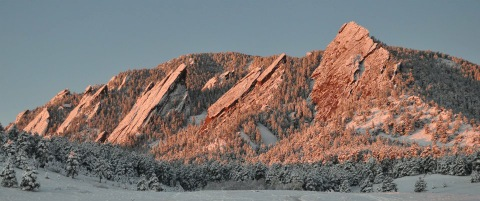
%> input picture mat/photo1.jpg, 480 x 201 px
$ octave --eval "result = vshift('photo1.jpg');"   (GNU Octave 9; MATLAB toolbox functions it lacks are replaced by stand-ins)
%> lines starting %> are read from the running program, lines starting %| are printed output that depends on the picture; in (x1, y1, x2, y2) boxes, pixels count from 0 and x2, y2 are one past the last pixel; in counts of white or black regions, pixels touching at a corner belong together; the program's own positions count from 1
function [vshifted_image] = vshift(image)
%> called with image = 'photo1.jpg'

% r is the number of rows we want to shift by
r = 100;

% read in the image and make it a nice little matrix
image_matrix=double(imread(image));

% get the dimensions of the matrix
[rows, cols] = size(image_matrix);
%> rows = 201; cols = 1440

% get the largest dimension for the identity matrix
n = min(rows, cols);
%> n = 201

% Preallocate for the id matrix:
T = zeros(n,n);

% generate a generic identity matrix
id = eye(n);

%fill in the first c cols of T with the last c cols of id
T(1:r,:)=id(n-(r-1):n,:);
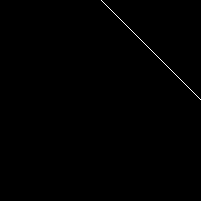
%> T: size 201x201 double; values 0 (black) and 1 (white), 0.25% white in thin lines or dots, all inside (x1, y1, x2, y2) = (101, 0, 201, 100)
%fill in the rest of T with the first part of id
T(r+1:n,:) = id(1:n-r,:);
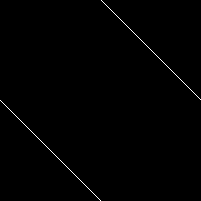
%> T: size 201x201 double; values 0 (black) and 1 (white), 0.5% white in thin lines or dots

vshifted_image=uint8(T*image_matrix);
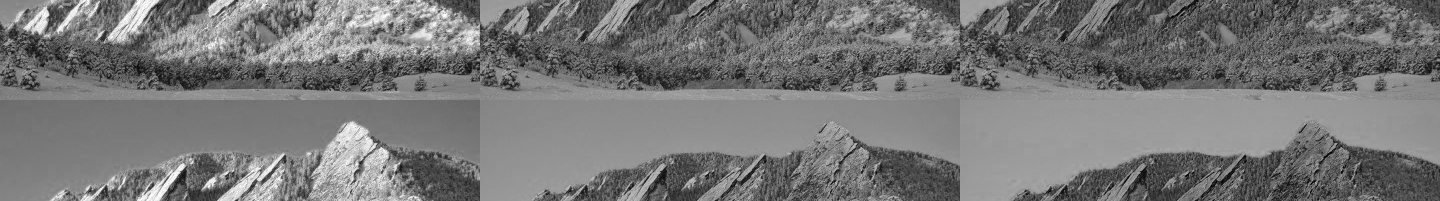
%> vshifted_image: size 201x1440 uint8; min 0, max 255, mean 118.8

imwrite(vshifted_image,'vshifted.jpg');

$ run again, on mat/photo2.jpg
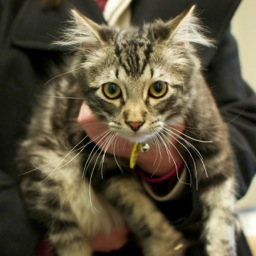
%> input picture mat/photo2.jpg, 256 x 256 px
%> in vshift, `T(r+1:n,:) = id(1:n-r,:);`:
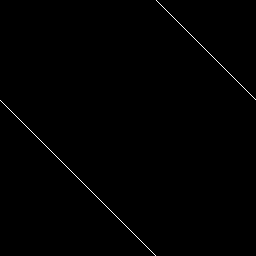
%> T: size 256x256 double; values 0 (black) and 1 (white), 0.39% white in thin lines or dots
%> in vshift, `vshifted_image=uint8(T*image_matrix);`:
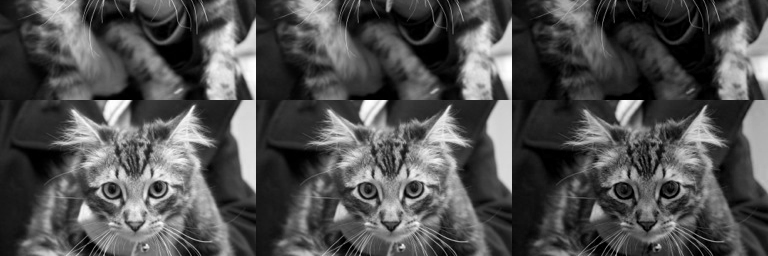
%> vshifted_image: size 256x768 uint8; min 0, max 255, mean 80.4

$ run again, on mat/transposed.jpg
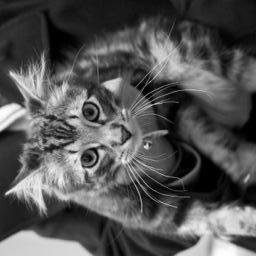
%> input picture mat/transposed.jpg, 256 x 256 px
%> in vshift, `T(r+1:n,:) = id(1:n-r,:);`:
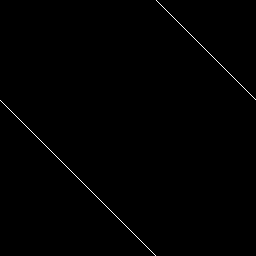
%> T: size 256x256 double; values 0 (black) and 1 (white), 0.39% white in thin lines or dots
%> in vshift, `vshifted_image=uint8(T*image_matrix);`:
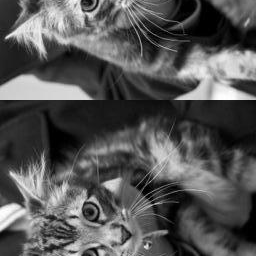
%> vshifted_image: size 256x256 uint8; min 0, max 255, mean 85; mean of the top-left, top-right, bottom-left and bottom-right quarters 92.1, 76.3, 96.1, 75.5
